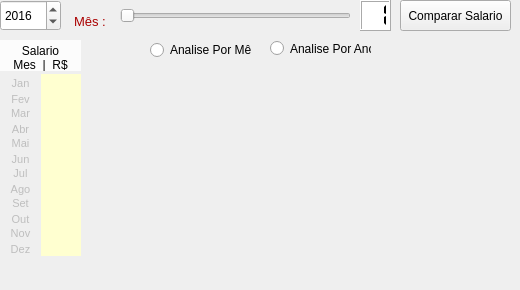
    <widget class="QWidget" name="tab_2">
     <attribute name="title">
      <string>Pag. 2</string>
     </attribute>
     <widget class="QSlider" name="horizontalSlider">
      <property name="geometry">
       <rect>
        <x>120</x>
        <y>0</y>
        <width>231</width>
        <height>31</height>
       </rect>
      </property>
      <property name="sizeIncrement">
       <size>
        <width>1</width>
        <height>0</height>
       </size>
      </property>
      <property name="minimum">
       <number>1</number>
      </property>
      <property name="maximum">
       <number>12</number>
      </property>
      <property name="pageStep">
       <number>1</number>
      </property>
      <property name="orientation">
       <enum>Qt::Horizontal</enum>
      </property>
     </widget>
     <widget class="QLCDNumber" name="lcdNumber">
      <property name="geometry">
       <rect>
        <x>360</x>
        <y>0</y>
        <width>31</width>
        <height>31</height>
       </rect>
      </property>
      <property name="font">
       <font>
        <weight>75</weight>
        <bold>true</bold>
       </font>
      </property>
      <property name="layoutDirection">
       <enum>Qt::LeftToRight</enum>
      </property>
      <property name="autoFillBackground">
       <bool>false</bool>
      </property>
      <property name="styleSheet">
       <string notr="true">background-color: rgb(255, 255, 255)</string>
      </property>
      <property name="digitCount">
       <number>2</number>
      </property>
      <property name="segmentStyle">
       <enum>QLCDNumber::Flat</enum>
      </property>
      <property name="intValue" stdset="0">
       <number>1</number>
      </property>
     </widget>
     <widget class="QTextBrowser" name="textBrowser_5">
      <property name="enabled">
       <bool>false</bool>
      </property>
      <property name="geometry">
       <rect>
        <x>70</x>
        <y>10</y>
        <width>41</width>
        <height>21</height>
       </rect>
      </property>
      <property name="font">
       <font>
        <weight>75</weight>
        <bold>true</bold>
        <kerning>true</kerning>
       </font>
      </property>
      <property name="autoFillBackground">
       <bool>false</bool>
      </property>
      <property name="frameShape">
       <enum>QFrame::NoFrame</enum>
      </property>
      <property name="verticalScrollBarPolicy">
       <enum>Qt::ScrollBarAlwaysOff</enum>
      </property>
      <property name="html">
       <string>&lt;!DOCTYPE HTML PUBLIC &quot;-//W3C//DTD HTML 4.0//EN&quot; &quot;http://www.w3.org/TR/REC-html40/strict.dtd&quot;&gt;
&lt;html&gt;&lt;head&gt;&lt;meta name=&quot;qrichtext&quot; content=&quot;1&quot; /&gt;&lt;style type=&quot;text/css&quot;&gt;
p, li { white-space: pre-wrap; }
&lt;/style&gt;&lt;/head&gt;&lt;body style=&quot; font-family:'MS Shell Dlg 2'; font-size:8.25pt; font-weight:600; font-style:normal;&quot;&gt;
&lt;p style=&quot; margin-top:0px; margin-bottom:0px; margin-left:0px; margin-right:0px; -qt-block-indent:0; text-indent:0px;&quot;&gt;&lt;span style=&quot; font-family:'Sans Serif'; font-size:10pt; font-weight:400; color:#aa0000;&quot;&gt;Mês :&lt;/span&gt;&lt;/p&gt;&lt;/body&gt;&lt;/html&gt;</string>
      </property>
     </widget>
     <widget class="QDateEdit" name="dateEdit">
      <property name="geometry">
       <rect>
        <x>0</x>
        <y>0</y>
        <width>61</width>
        <height>31</height>
       </rect>
      </property>
      <property name="displayFormat">
       <string>yyyy</string>
      </property>
      <property name="date">
       <date>
        <year>2016</year>
        <month>1</month>
        <day>1</day>
       </date>
      </property>
     </widget>
     <widget class="QRadioButton" name="radioButton_2">
      <property name="geometry">
       <rect>
        <x>270</x>
        <y>40</y>
        <width>101</width>
        <height>17</height>
       </rect>
      </property>
      <property name="text">
       <string>Analise Por Ano</string>
      </property>
     </widget>
     <widget class="QTextBrowser" name="textBrowser_6">
      <property name="enabled">
       <bool>false</bool>
      </property>
      <property name="geometry">
       <rect>
        <x>0</x>
        <y>40</y>
        <width>81</width>
        <height>31</height>
       </rect>
      </property>
      <property name="font">
       <font>
        <weight>75</weight>
        <bold>true</bold>
        <kerning>true</kerning>
       </font>
      </property>
      <property name="autoFillBackground">
       <bool>false</bool>
      </property>
      <property name="styleSheet">
       <string notr="true">background-color:rgb(252, 252, 252)</string>
      </property>
      <property name="frameShape">
       <enum>QFrame::NoFrame</enum>
      </property>
      <property name="verticalScrollBarPolicy">
       <enum>Qt::ScrollBarAlwaysOff</enum>
      </property>
      <property name="html">
       <string>&lt;!DOCTYPE HTML PUBLIC &quot;-//W3C//DTD HTML 4.0//EN&quot; &quot;http://www.w3.org/TR/REC-html40/strict.dtd&quot;&gt;
&lt;html&gt;&lt;head&gt;&lt;meta name=&quot;qrichtext&quot; content=&quot;1&quot; /&gt;&lt;style type=&quot;text/css&quot;&gt;
p, li { white-space: pre-wrap; }
&lt;/style&gt;&lt;/head&gt;&lt;body style=&quot; font-family:'MS Shell Dlg 2'; font-size:8.25pt; font-weight:600; font-style:normal;&quot;&gt;
&lt;p align=&quot;center&quot; style=&quot; margin-top:0px; margin-bottom:0px; margin-left:0px; margin-right:0px; -qt-block-indent:0; text-indent:0px;&quot;&gt;&lt;span style=&quot; font-family:'Sans Serif'; font-size:9pt; font-weight:400; color:#000000;&quot;&gt;Salario&lt;br /&gt;Mes  |  R$&lt;/span&gt;&lt;/p&gt;&lt;/body&gt;&lt;/html&gt;</string>
      </property>
     </widget>
     <widget class="QTextEdit" name="salJan">
      <property name="geometry">
       <rect>
        <x>40</x>
        <y>74</y>
        <width>41</width>
        <height>16</height>
       </rect>
      </property>
      <property name="contextMenuPolicy">
       <enum>Qt::DefaultContextMenu</enum>
      </property>
      <property name="styleSheet">
       <string notr="true">background-color:rgb(255, 255, 208)</string>
      </property>
      <property name="frameShape">
       <enum>QFrame::NoFrame</enum>
      </property>
      <property name="verticalScrollBarPolicy">
       <enum>Qt::ScrollBarAlwaysOff</enum>
      </property>
      <property name="horizontalScrollBarPolicy">
       <enum>Qt::ScrollBarAlwaysOff</enum>
      </property>
      <property name="html">
       <string>&lt;!DOCTYPE HTML PUBLIC &quot;-//W3C//DTD HTML 4.0//EN&quot; &quot;http://www.w3.org/TR/REC-html40/strict.dtd&quot;&gt;
&lt;html&gt;&lt;head&gt;&lt;meta name=&quot;qrichtext&quot; content=&quot;1&quot; /&gt;&lt;style type=&quot;text/css&quot;&gt;
p, li { white-space: pre-wrap; }
&lt;/style&gt;&lt;/head&gt;&lt;body style=&quot; font-family:'MS Shell Dlg 2'; font-size:8.25pt; font-weight:400; font-style:normal;&quot;&gt;
&lt;p style=&quot;-qt-paragraph-type:empty; margin-top:0px; margin-bottom:0px; margin-left:0px; margin-right:0px; -qt-block-indent:0; text-indent:0px;&quot;&gt;&lt;br /&gt;&lt;/p&gt;&lt;/body&gt;&lt;/html&gt;</string>
      </property>
     </widget>
     <widget class="QTextEdit" name="salFev">
      <property name="geometry">
       <rect>
        <x>40</x>
        <y>90</y>
        <width>41</width>
        <height>16</height>
       </rect>
      </property>
      <property name="contextMenuPolicy">
       <enum>Qt::DefaultContextMenu</enum>
      </property>
      <property name="styleSheet">
       <string notr="true">background-color:rgb(255, 255, 208)</string>
      </property>
      <property name="frameShape">
       <enum>QFrame::NoFrame</enum>
      </property>
      <property name="verticalScrollBarPolicy">
       <enum>Qt::ScrollBarAlwaysOff</enum>
      </property>
      <property name="horizontalScrollBarPolicy">
       <enum>Qt::ScrollBarAlwaysOff</enum>
      </property>
     </widget>
     <widget class="QTextEdit" name="salNov">
      <property name="geometry">
       <rect>
        <x>40</x>
        <y>224</y>
        <width>41</width>
        <height>16</height>
       </rect>
      </property>
      <property name="contextMenuPolicy">
       <enum>Qt::DefaultContextMenu</enum>
      </property>
      <property name="styleSheet">
       <string notr="true">background-color:rgb(255, 255, 208)</string>
      </property>
      <property name="frameShape">
       <enum>QFrame::NoFrame</enum>
      </property>
      <property name="verticalScrollBarPolicy">
       <enum>Qt::ScrollBarAlwaysOff</enum>
      </property>
      <property name="horizontalScrollBarPolicy">
       <enum>Qt::ScrollBarAlwaysOff</enum>
      </property>
     </widget>
     <widget class="QTextEdit" name="salDez">
      <property name="geometry">
       <rect>
        <x>40</x>
        <y>240</y>
        <width>41</width>
        <height>16</height>
       </rect>
      </property>
      <property name="contextMenuPolicy">
       <enum>Qt::DefaultContextMenu</enum>
      </property>
      <property name="styleSheet">
       <string notr="true">background-color:rgb(255, 255, 208)</string>
      </property>
      <property name="frameShape">
       <enum>QFrame::NoFrame</enum>
      </property>
      <property name="verticalScrollBarPolicy">
       <enum>Qt::ScrollBarAlwaysOff</enum>
      </property>
      <property name="horizontalScrollBarPolicy">
       <enum>Qt::ScrollBarAlwaysOff</enum>
      </property>
     </widget>
     <widget class="QTextEdit" name="salSet">
      <property name="geometry">
       <rect>
        <x>40</x>
        <y>194</y>
        <width>41</width>
        <height>16</height>
       </rect>
      </property>
      <property name="contextMenuPolicy">
       <enum>Qt::DefaultContextMenu</enum>
      </property>
      <property name="styleSheet">
       <string notr="true">background-color:rgb(255, 255, 208)</string>
      </property>
      <property name="frameShape">
       <enum>QFrame::NoFrame</enum>
      </property>
      <property name="verticalScrollBarPolicy">
       <enum>Qt::ScrollBarAlwaysOff</enum>
      </property>
      <property name="horizontalScrollBarPolicy">
       <enum>Qt::ScrollBarAlwaysOff</enum>
      </property>
     </widget>
     <widget class="QTextEdit" name="salOut">
      <property name="geometry">
       <rect>
        <x>40</x>
        <y>210</y>
        <width>41</width>
        <height>16</height>
       </rect>
      </property>
      <property name="contextMenuPolicy">
       <enum>Qt::DefaultContextMenu</enum>
      </property>
      <property name="styleSheet">
       <string notr="true">background-color:rgb(255, 255, 208)</string>
      </property>
      <property name="frameShape">
       <enum>QFrame::NoFrame</enum>
      </property>
      <property name="verticalScrollBarPolicy">
       <enum>Qt::ScrollBarAlwaysOff</enum>
      </property>
      <property name="horizontalScrollBarPolicy">
       <enum>Qt::ScrollBarAlwaysOff</enum>
      </property>
     </widget>
     <widget class="QTextEdit" name="salJul">
      <property name="geometry">
       <rect>
        <x>40</x>
        <y>164</y>
        <width>41</width>
        <height>16</height>
       </rect>
      </property>
      <property name="contextMenuPolicy">
       <enum>Qt::DefaultContextMenu</enum>
      </property>
      <property name="styleSheet">
       <string notr="true">background-color:rgb(255, 255, 208)</string>
      </property>
      <property name="frameShape">
       <enum>QFrame::NoFrame</enum>
      </property>
      <property name="verticalScrollBarPolicy">
       <enum>Qt::ScrollBarAlwaysOff</enum>
      </property>
      <property name="horizontalScrollBarPolicy">
       <enum>Qt::ScrollBarAlwaysOff</enum>
      </property>
     </widget>
     <widget class="QTextEdit" name="salAgo">
      <property name="geometry">
       <rect>
        <x>40</x>
        <y>180</y>
        <width>41</width>
        <height>16</height>
       </rect>
      </property>
      <property name="contextMenuPolicy">
       <enum>Qt::DefaultContextMenu</enum>
      </property>
      <property name="styleSheet">
       <string notr="true">background-color:rgb(255, 255, 208)</string>
      </property>
      <property name="frameShape">
       <enum>QFrame::NoFrame</enum>
      </property>
      <property name="verticalScrollBarPolicy">
       <enum>Qt::ScrollBarAlwaysOff</enum>
      </property>
      <property name="horizontalScrollBarPolicy">
       <enum>Qt::ScrollBarAlwaysOff</enum>
      </property>
     </widget>
     <widget class="QTextEdit" name="salMai">
      <property name="geometry">
       <rect>
        <x>40</x>
        <y>134</y>
        <width>41</width>
        <height>16</height>
       </rect>
      </property>
      <property name="contextMenuPolicy">
       <enum>Qt::DefaultContextMenu</enum>
      </property>
      <property name="styleSheet">
       <string notr="true">background-color:rgb(255, 255, 208)</string>
      </property>
      <property name="frameShape">
       <enum>QFrame::NoFrame</enum>
      </property>
      <property name="verticalScrollBarPolicy">
       <enum>Qt::ScrollBarAlwaysOff</enum>
      </property>
      <property name="horizontalScrollBarPolicy">
       <enum>Qt::ScrollBarAlwaysOff</enum>
      </property>
     </widget>
     <widget class="QTextEdit" name="salJun">
      <property name="geometry">
       <rect>
        <x>40</x>
        <y>150</y>
        <width>41</width>
        <height>16</height>
       </rect>
      </property>
      <property name="contextMenuPolicy">
       <enum>Qt::DefaultContextMenu</enum>
      </property>
      <property name="styleSheet">
       <string notr="true">background-color:rgb(255, 255, 208)</string>
      </property>
      <property name="frameShape">
       <enum>QFrame::NoFrame</enum>
      </property>
      <property name="verticalScrollBarPolicy">
       <enum>Qt::ScrollBarAlwaysOff</enum>
      </property>
      <property name="horizontalScrollBarPolicy">
       <enum>Qt::ScrollBarAlwaysOff</enum>
      </property>
     </widget>
     <widget class="QTextEdit" name="salMar">
      <property name="geometry">
       <rect>
        <x>40</x>
        <y>104</y>
        <width>41</width>
        <height>16</height>
       </rect>
      </property>
      <property name="contextMenuPolicy">
       <enum>Qt::DefaultContextMenu</enum>
      </property>
      <property name="styleSheet">
       <string notr="true">background-color:rgb(255, 255, 208)</string>
      </property>
      <property name="frameShape">
       <enum>QFrame::NoFrame</enum>
      </property>
      <property name="verticalScrollBarPolicy">
       <enum>Qt::ScrollBarAlwaysOff</enum>
      </property>
      <property name="horizontalScrollBarPolicy">
       <enum>Qt::ScrollBarAlwaysOff</enum>
      </property>
     </widget>
     <widget class="QTextEdit" name="salAbr">
      <property name="geometry">
       <rect>
        <x>40</x>
        <y>120</y>
        <width>41</width>
        <height>16</height>
       </rect>
      </property>
      <property name="contextMenuPolicy">
       <enum>Qt::DefaultContextMenu</enum>
      </property>
      <property name="styleSheet">
       <string notr="true">background-color:rgb(255, 255, 208)</string>
      </property>
      <property name="frameShape">
       <enum>QFrame::NoFrame</enum>
      </property>
      <property name="verticalScrollBarPolicy">
       <enum>Qt::ScrollBarAlwaysOff</enum>
      </property>
      <property name="horizontalScrollBarPolicy">
       <enum>Qt::ScrollBarAlwaysOff</enum>
      </property>
     </widget>
     <widget class="QTextEdit" name="textEdit_14">
      <property name="enabled">
       <bool>false</bool>
      </property>
      <property name="geometry">
       <rect>
        <x>0</x>
        <y>194</y>
        <width>41</width>
        <height>16</height>
       </rect>
      </property>
      <property name="contextMenuPolicy">
       <enum>Qt::DefaultContextMenu</enum>
      </property>
      <property name="styleSheet">
       <string notr="true"/>
      </property>
      <property name="frameShape">
       <enum>QFrame::NoFrame</enum>
      </property>
      <property name="verticalScrollBarPolicy">
       <enum>Qt::ScrollBarAlwaysOff</enum>
      </property>
      <property name="horizontalScrollBarPolicy">
       <enum>Qt::ScrollBarAlwaysOff</enum>
      </property>
      <property name="html">
       <string>&lt;!DOCTYPE HTML PUBLIC &quot;-//W3C//DTD HTML 4.0//EN&quot; &quot;http://www.w3.org/TR/REC-html40/strict.dtd&quot;&gt;
&lt;html&gt;&lt;head&gt;&lt;meta name=&quot;qrichtext&quot; content=&quot;1&quot; /&gt;&lt;style type=&quot;text/css&quot;&gt;
p, li { white-space: pre-wrap; }
&lt;/style&gt;&lt;/head&gt;&lt;body style=&quot; font-family:'MS Shell Dlg 2'; font-size:8.25pt; font-weight:400; font-style:normal;&quot;&gt;
&lt;p align=&quot;center&quot; style=&quot; margin-top:0px; margin-bottom:0px; margin-left:0px; margin-right:0px; -qt-block-indent:0; text-indent:0px;&quot;&gt;Set&lt;/p&gt;&lt;/body&gt;&lt;/html&gt;</string>
      </property>
     </widget>
     <widget class="QTextEdit" name="textEdit_15">
      <property name="enabled">
       <bool>false</bool>
      </property>
      <property name="geometry">
       <rect>
        <x>0</x>
        <y>210</y>
        <width>41</width>
        <height>16</height>
       </rect>
      </property>
      <property name="contextMenuPolicy">
       <enum>Qt::DefaultContextMenu</enum>
      </property>
      <property name="styleSheet">
       <string notr="true"/>
      </property>
      <property name="frameShape">
       <enum>QFrame::NoFrame</enum>
      </property>
      <property name="verticalScrollBarPolicy">
       <enum>Qt::ScrollBarAlwaysOff</enum>
      </property>
      <property name="horizontalScrollBarPolicy">
       <enum>Qt::ScrollBarAlwaysOff</enum>
      </property>
      <property name="html">
       <string>&lt;!DOCTYPE HTML PUBLIC &quot;-//W3C//DTD HTML 4.0//EN&quot; &quot;http://www.w3.org/TR/REC-html40/strict.dtd&quot;&gt;
&lt;html&gt;&lt;head&gt;&lt;meta name=&quot;qrichtext&quot; content=&quot;1&quot; /&gt;&lt;style type=&quot;text/css&quot;&gt;
p, li { white-space: pre-wrap; }
&lt;/style&gt;&lt;/head&gt;&lt;body style=&quot; font-family:'MS Shell Dlg 2'; font-size:8.25pt; font-weight:400; font-style:normal;&quot;&gt;
&lt;p align=&quot;center&quot; style=&quot; margin-top:0px; margin-bottom:0px; margin-left:0px; margin-right:0px; -qt-block-indent:0; text-indent:0px;&quot;&gt;Out&lt;/p&gt;&lt;/body&gt;&lt;/html&gt;</string>
      </property>
     </widget>
     <widget class="QTextEdit" name="textEdit_16">
      <property name="enabled">
       <bool>false</bool>
      </property>
      <property name="geometry">
       <rect>
        <x>0</x>
        <y>134</y>
        <width>41</width>
        <height>16</height>
       </rect>
      </property>
      <property name="contextMenuPolicy">
       <enum>Qt::DefaultContextMenu</enum>
      </property>
      <property name="styleSheet">
       <string notr="true"/>
      </property>
      <property name="frameShape">
       <enum>QFrame::NoFrame</enum>
      </property>
      <property name="verticalScrollBarPolicy">
       <enum>Qt::ScrollBarAlwaysOff</enum>
      </property>
      <property name="horizontalScrollBarPolicy">
       <enum>Qt::ScrollBarAlwaysOff</enum>
      </property>
      <property name="html">
       <string>&lt;!DOCTYPE HTML PUBLIC &quot;-//W3C//DTD HTML 4.0//EN&quot; &quot;http://www.w3.org/TR/REC-html40/strict.dtd&quot;&gt;
&lt;html&gt;&lt;head&gt;&lt;meta name=&quot;qrichtext&quot; content=&quot;1&quot; /&gt;&lt;style type=&quot;text/css&quot;&gt;
p, li { white-space: pre-wrap; }
&lt;/style&gt;&lt;/head&gt;&lt;body style=&quot; font-family:'MS Shell Dlg 2'; font-size:8.25pt; font-weight:400; font-style:normal;&quot;&gt;
&lt;p align=&quot;center&quot; style=&quot; margin-top:0px; margin-bottom:0px; margin-left:0px; margin-right:0px; -qt-block-indent:0; text-indent:0px;&quot;&gt;Mai&lt;/p&gt;&lt;/body&gt;&lt;/html&gt;</string>
      </property>
     </widget>
     <widget class="QTextEdit" name="textEdit_17">
      <property name="enabled">
       <bool>false</bool>
      </property>
      <property name="geometry">
       <rect>
        <x>0</x>
        <y>74</y>
        <width>41</width>
        <height>16</height>
       </rect>
      </property>
      <property name="contextMenuPolicy">
       <enum>Qt::DefaultContextMenu</enum>
      </property>
      <property name="styleSheet">
       <string notr="true"/>
      </property>
      <property name="frameShape">
       <enum>QFrame::NoFrame</enum>
      </property>
      <property name="verticalScrollBarPolicy">
       <enum>Qt::ScrollBarAlwaysOff</enum>
      </property>
      <property name="horizontalScrollBarPolicy">
       <enum>Qt::ScrollBarAlwaysOff</enum>
      </property>
      <property name="html">
       <string>&lt;!DOCTYPE HTML PUBLIC &quot;-//W3C//DTD HTML 4.0//EN&quot; &quot;http://www.w3.org/TR/REC-html40/strict.dtd&quot;&gt;
&lt;html&gt;&lt;head&gt;&lt;meta name=&quot;qrichtext&quot; content=&quot;1&quot; /&gt;&lt;style type=&quot;text/css&quot;&gt;
p, li { white-space: pre-wrap; }
&lt;/style&gt;&lt;/head&gt;&lt;body style=&quot; font-family:'MS Shell Dlg 2'; font-size:8.25pt; font-weight:400; font-style:normal;&quot;&gt;
&lt;p align=&quot;center&quot; style=&quot; margin-top:0px; margin-bottom:0px; margin-left:0px; margin-right:0px; -qt-block-indent:0; text-indent:0px;&quot;&gt;Jan&lt;/p&gt;&lt;/body&gt;&lt;/html&gt;</string>
      </property>
     </widget>
     <widget class="QTextEdit" name="textEdit_18">
      <property name="enabled">
       <bool>false</bool>
      </property>
      <property name="geometry">
       <rect>
        <x>0</x>
        <y>120</y>
        <width>41</width>
        <height>16</height>
       </rect>
      </property>
      <property name="contextMenuPolicy">
       <enum>Qt::DefaultContextMenu</enum>
      </property>
      <property name="styleSheet">
       <string notr="true"/>
      </property>
      <property name="frameShape">
       <enum>QFrame::NoFrame</enum>
      </property>
      <property name="verticalScrollBarPolicy">
       <enum>Qt::ScrollBarAlwaysOff</enum>
      </property>
      <property name="horizontalScrollBarPolicy">
       <enum>Qt::ScrollBarAlwaysOff</enum>
      </property>
      <property name="html">
       <string>&lt;!DOCTYPE HTML PUBLIC &quot;-//W3C//DTD HTML 4.0//EN&quot; &quot;http://www.w3.org/TR/REC-html40/strict.dtd&quot;&gt;
&lt;html&gt;&lt;head&gt;&lt;meta name=&quot;qrichtext&quot; content=&quot;1&quot; /&gt;&lt;style type=&quot;text/css&quot;&gt;
p, li { white-space: pre-wrap; }
&lt;/style&gt;&lt;/head&gt;&lt;body style=&quot; font-family:'MS Shell Dlg 2'; font-size:8.25pt; font-weight:400; font-style:normal;&quot;&gt;
&lt;p align=&quot;center&quot; style=&quot; margin-top:0px; margin-bottom:0px; margin-left:0px; margin-right:0px; -qt-block-indent:0; text-indent:0px;&quot;&gt;Abr&lt;/p&gt;&lt;/body&gt;&lt;/html&gt;</string>
      </property>
     </widget>
     <widget class="QTextEdit" name="textEdit_19">
      <property name="enabled">
       <bool>false</bool>
      </property>
      <property name="geometry">
       <rect>
        <x>0</x>
        <y>164</y>
        <width>41</width>
        <height>16</height>
       </rect>
      </property>
      <property name="contextMenuPolicy">
       <enum>Qt::DefaultContextMenu</enum>
      </property>
      <property name="styleSheet">
       <string notr="true"/>
      </property>
      <property name="frameShape">
       <enum>QFrame::NoFrame</enum>
      </property>
      <property name="verticalScrollBarPolicy">
       <enum>Qt::ScrollBarAlwaysOff</enum>
      </property>
      <property name="horizontalScrollBarPolicy">
       <enum>Qt::ScrollBarAlwaysOff</enum>
      </property>
      <property name="html">
       <string>&lt;!DOCTYPE HTML PUBLIC &quot;-//W3C//DTD HTML 4.0//EN&quot; &quot;http://www.w3.org/TR/REC-html40/strict.dtd&quot;&gt;
&lt;html&gt;&lt;head&gt;&lt;meta name=&quot;qrichtext&quot; content=&quot;1&quot; /&gt;&lt;style type=&quot;text/css&quot;&gt;
p, li { white-space: pre-wrap; }
&lt;/style&gt;&lt;/head&gt;&lt;body style=&quot; font-family:'MS Shell Dlg 2'; font-size:8.25pt; font-weight:400; font-style:normal;&quot;&gt;
&lt;p align=&quot;center&quot; style=&quot; margin-top:0px; margin-bottom:0px; margin-left:0px; margin-right:0px; -qt-block-indent:0; text-indent:0px;&quot;&gt;Jul&lt;/p&gt;&lt;/body&gt;&lt;/html&gt;</string>
      </property>
     </widget>
     <widget class="QTextEdit" name="textEdit_20">
      <property name="enabled">
       <bool>false</bool>
      </property>
      <property name="geometry">
       <rect>
        <x>0</x>
        <y>180</y>
        <width>41</width>
        <height>16</height>
       </rect>
      </property>
      <property name="contextMenuPolicy">
       <enum>Qt::DefaultContextMenu</enum>
      </property>
      <property name="styleSheet">
       <string notr="true"/>
      </property>
      <property name="frameShape">
       <enum>QFrame::NoFrame</enum>
      </property>
      <property name="verticalScrollBarPolicy">
       <enum>Qt::ScrollBarAlwaysOff</enum>
      </property>
      <property name="horizontalScrollBarPolicy">
       <enum>Qt::ScrollBarAlwaysOff</enum>
      </property>
      <property name="html">
       <string>&lt;!DOCTYPE HTML PUBLIC &quot;-//W3C//DTD HTML 4.0//EN&quot; &quot;http://www.w3.org/TR/REC-html40/strict.dtd&quot;&gt;
&lt;html&gt;&lt;head&gt;&lt;meta name=&quot;qrichtext&quot; content=&quot;1&quot; /&gt;&lt;style type=&quot;text/css&quot;&gt;
p, li { white-space: pre-wrap; }
&lt;/style&gt;&lt;/head&gt;&lt;body style=&quot; font-family:'MS Shell Dlg 2'; font-size:8.25pt; font-weight:400; font-style:normal;&quot;&gt;
&lt;p align=&quot;center&quot; style=&quot; margin-top:0px; margin-bottom:0px; margin-left:0px; margin-right:0px; -qt-block-indent:0; text-indent:0px;&quot;&gt;Ago&lt;/p&gt;&lt;/body&gt;&lt;/html&gt;</string>
      </property>
     </widget>
     <widget class="QTextEdit" name="textEdit_21">
      <property name="enabled">
       <bool>false</bool>
      </property>
      <property name="geometry">
       <rect>
        <x>0</x>
        <y>240</y>
        <width>41</width>
        <height>16</height>
       </rect>
      </property>
      <property name="contextMenuPolicy">
       <enum>Qt::DefaultContextMenu</enum>
      </property>
      <property name="styleSheet">
       <string notr="true"/>
      </property>
      <property name="frameShape">
       <enum>QFrame::NoFrame</enum>
      </property>
      <property name="verticalScrollBarPolicy">
       <enum>Qt::ScrollBarAlwaysOff</enum>
      </property>
      <property name="horizontalScrollBarPolicy">
       <enum>Qt::ScrollBarAlwaysOff</enum>
      </property>
      <property name="html">
       <string>&lt;!DOCTYPE HTML PUBLIC &quot;-//W3C//DTD HTML 4.0//EN&quot; &quot;http://www.w3.org/TR/REC-html40/strict.dtd&quot;&gt;
&lt;html&gt;&lt;head&gt;&lt;meta name=&quot;qrichtext&quot; content=&quot;1&quot; /&gt;&lt;style type=&quot;text/css&quot;&gt;
p, li { white-space: pre-wrap; }
&lt;/style&gt;&lt;/head&gt;&lt;body style=&quot; font-family:'MS Shell Dlg 2'; font-size:8.25pt; font-weight:400; font-style:normal;&quot;&gt;
&lt;p align=&quot;center&quot; style=&quot; margin-top:0px; margin-bottom:0px; margin-left:0px; margin-right:0px; -qt-block-indent:0; text-indent:0px;&quot;&gt;Dez&lt;/p&gt;&lt;/body&gt;&lt;/html&gt;</string>
      </property>
     </widget>
     <widget class="QTextEdit" name="textEdit_22">
      <property name="enabled">
       <bool>false</bool>
      </property>
      <property name="geometry">
       <rect>
        <x>0</x>
        <y>90</y>
        <width>41</width>
        <height>16</height>
       </rect>
      </property>
      <property name="contextMenuPolicy">
       <enum>Qt::DefaultContextMenu</enum>
      </property>
      <property name="styleSheet">
       <string notr="true"/>
      </property>
      <property name="frameShape">
       <enum>QFrame::NoFrame</enum>
      </property>
      <property name="verticalScrollBarPolicy">
       <enum>Qt::ScrollBarAlwaysOff</enum>
      </property>
      <property name="horizontalScrollBarPolicy">
       <enum>Qt::ScrollBarAlwaysOff</enum>
      </property>
      <property name="html">
       <string>&lt;!DOCTYPE HTML PUBLIC &quot;-//W3C//DTD HTML 4.0//EN&quot; &quot;http://www.w3.org/TR/REC-html40/strict.dtd&quot;&gt;
&lt;html&gt;&lt;head&gt;&lt;meta name=&quot;qrichtext&quot; content=&quot;1&quot; /&gt;&lt;style type=&quot;text/css&quot;&gt;
p, li { white-space: pre-wrap; }
&lt;/style&gt;&lt;/head&gt;&lt;body style=&quot; font-family:'MS Shell Dlg 2'; font-size:8.25pt; font-weight:400; font-style:normal;&quot;&gt;
&lt;p align=&quot;center&quot; style=&quot; margin-top:0px; margin-bottom:0px; margin-left:0px; margin-right:0px; -qt-block-indent:0; text-indent:0px;&quot;&gt;Fev&lt;/p&gt;&lt;/body&gt;&lt;/html&gt;</string>
      </property>
     </widget>
     <widget class="QTextEdit" name="textEdit_23">
      <property name="enabled">
       <bool>false</bool>
      </property>
      <property name="geometry">
       <rect>
        <x>0</x>
        <y>150</y>
        <width>41</width>
        <height>16</height>
       </rect>
      </property>
      <property name="contextMenuPolicy">
       <enum>Qt::DefaultContextMenu</enum>
      </property>
      <property name="styleSheet">
       <string notr="true"/>
      </property>
      <property name="frameShape">
       <enum>QFrame::NoFrame</enum>
      </property>
      <property name="verticalScrollBarPolicy">
       <enum>Qt::ScrollBarAlwaysOff</enum>
      </property>
      <property name="horizontalScrollBarPolicy">
       <enum>Qt::ScrollBarAlwaysOff</enum>
      </property>
      <property name="html">
       <string>&lt;!DOCTYPE HTML PUBLIC &quot;-//W3C//DTD HTML 4.0//EN&quot; &quot;http://www.w3.org/TR/REC-html40/strict.dtd&quot;&gt;
&lt;html&gt;&lt;head&gt;&lt;meta name=&quot;qrichtext&quot; content=&quot;1&quot; /&gt;&lt;style type=&quot;text/css&quot;&gt;
p, li { white-space: pre-wrap; }
&lt;/style&gt;&lt;/head&gt;&lt;body style=&quot; font-family:'MS Shell Dlg 2'; font-size:8.25pt; font-weight:400; font-style:normal;&quot;&gt;
&lt;p align=&quot;center&quot; style=&quot; margin-top:0px; margin-bottom:0px; margin-left:0px; margin-right:0px; -qt-block-indent:0; text-indent:0px;&quot;&gt;Jun&lt;/p&gt;&lt;/body&gt;&lt;/html&gt;</string>
      </property>
     </widget>
     <widget class="QTextEdit" name="textEdit_24">
      <property name="enabled">
       <bool>false</bool>
      </property>
      <property name="geometry">
       <rect>
        <x>0</x>
        <y>104</y>
        <width>41</width>
        <height>16</height>
       </rect>
      </property>
      <property name="contextMenuPolicy">
       <enum>Qt::DefaultContextMenu</enum>
      </property>
      <property name="styleSheet">
       <string notr="true"/>
      </property>
      <property name="frameShape">
       <enum>QFrame::NoFrame</enum>
      </property>
      <property name="verticalScrollBarPolicy">
       <enum>Qt::ScrollBarAlwaysOff</enum>
      </property>
      <property name="horizontalScrollBarPolicy">
       <enum>Qt::ScrollBarAlwaysOff</enum>
      </property>
      <property name="html">
       <string>&lt;!DOCTYPE HTML PUBLIC &quot;-//W3C//DTD HTML 4.0//EN&quot; &quot;http://www.w3.org/TR/REC-html40/strict.dtd&quot;&gt;
&lt;html&gt;&lt;head&gt;&lt;meta name=&quot;qrichtext&quot; content=&quot;1&quot; /&gt;&lt;style type=&quot;text/css&quot;&gt;
p, li { white-space: pre-wrap; }
&lt;/style&gt;&lt;/head&gt;&lt;body style=&quot; font-family:'MS Shell Dlg 2'; font-size:8.25pt; font-weight:400; font-style:normal;&quot;&gt;
&lt;p align=&quot;center&quot; style=&quot; margin-top:0px; margin-bottom:0px; margin-left:0px; margin-right:0px; -qt-block-indent:0; text-indent:0px;&quot;&gt;Mar&lt;/p&gt;&lt;/body&gt;&lt;/html&gt;</string>
      </property>
     </widget>
     <widget class="QTextEdit" name="textEdit_25">
      <property name="enabled">
       <bool>false</bool>
      </property>
      <property name="geometry">
       <rect>
        <x>0</x>
        <y>224</y>
        <width>41</width>
        <height>16</height>
       </rect>
      </property>
      <property name="contextMenuPolicy">
       <enum>Qt::DefaultContextMenu</enum>
      </property>
      <property name="styleSheet">
       <string notr="true"/>
      </property>
      <property name="frameShape">
       <enum>QFrame::NoFrame</enum>
      </property>
      <property name="verticalScrollBarPolicy">
       <enum>Qt::ScrollBarAlwaysOff</enum>
      </property>
      <property name="horizontalScrollBarPolicy">
       <enum>Qt::ScrollBarAlwaysOff</enum>
      </property>
      <property name="html">
       <string>&lt;!DOCTYPE HTML PUBLIC &quot;-//W3C//DTD HTML 4.0//EN&quot; &quot;http://www.w3.org/TR/REC-html40/strict.dtd&quot;&gt;
&lt;html&gt;&lt;head&gt;&lt;meta name=&quot;qrichtext&quot; content=&quot;1&quot; /&gt;&lt;style type=&quot;text/css&quot;&gt;
p, li { white-space: pre-wrap; }
&lt;/style&gt;&lt;/head&gt;&lt;body style=&quot; font-family:'MS Shell Dlg 2'; font-size:8.25pt; font-weight:400; font-style:normal;&quot;&gt;
&lt;p align=&quot;center&quot; style=&quot; margin-top:0px; margin-bottom:0px; margin-left:0px; margin-right:0px; -qt-block-indent:0; text-indent:0px;&quot;&gt;Nov&lt;/p&gt;&lt;/body&gt;&lt;/html&gt;</string>
      </property>
     </widget>
     <widget class="QCustomPlot" name="grafico" native="true">
      <property name="enabled">
       <bool>true</bool>
      </property>
      <property name="geometry">
       <rect>
        <x>80</x>
        <y>50</y>
        <width>431</width>
        <height>231</height>
       </rect>
      </property>
     </widget>
     <widget class="QPushButton" name="pushButton_5">
      <property name="geometry">
       <rect>
        <x>400</x>
        <y>0</y>
        <width>111</width>
        <height>31</height>
       </rect>
      </property>
      <property name="text">
       <string>Comparar Salario</string>
      </property>
     </widget>
     <widget class="QRadioButton" name="radioButton_3">
      <property name="geometry">
       <rect>
        <x>150</x>
        <y>40</y>
        <width>101</width>
        <height>20</height>
       </rect>
      </property>
      <property name="text">
       <string>Analise Por Mês</string>
      </property>
     </widget>
     <zorder>grafico</zorder>
     <zorder>textBrowser_6</zorder>
     <zorder>textBrowser_5</zorder>
     <zorder>horizontalSlider</zorder>
     <zorder>lcdNumber</zorder>
     <zorder>dateEdit</zorder>
     <zorder>radioButton_2</zorder>
     <zorder>salJan</zorder>
     <zorder>salFev</zorder>
     <zorder>salNov</zorder>
     <zorder>salDez</zorder>
     <zorder>salSet</zorder>
     <zorder>salOut</zorder>
     <zorder>salJul</zorder>
     <zorder>salAgo</zorder>
     <zorder>salMai</zorder>
     <zorder>salJun</zorder>
     <zorder>salMar</zorder>
     <zorder>salAbr</zorder>
     <zorder>textEdit_14</zorder>
     <zorder>textEdit_15</zorder>
     <zorder>textEdit_16</zorder>
     <zorder>textEdit_17</zorder>
     <zorder>textEdit_18</zorder>
     <zorder>textEdit_19</zorder>
     <zorder>textEdit_20</zorder>
     <zorder>textEdit_21</zorder>
     <zorder>textEdit_22</zorder>
     <zorder>textEdit_23</zorder>
     <zorder>textEdit_24</zorder>
     <zorder>textEdit_25</zorder>
     <zorder>pushButton_5</zorder>
     <zorder>radioButton_3</zorder>
    </widget>
